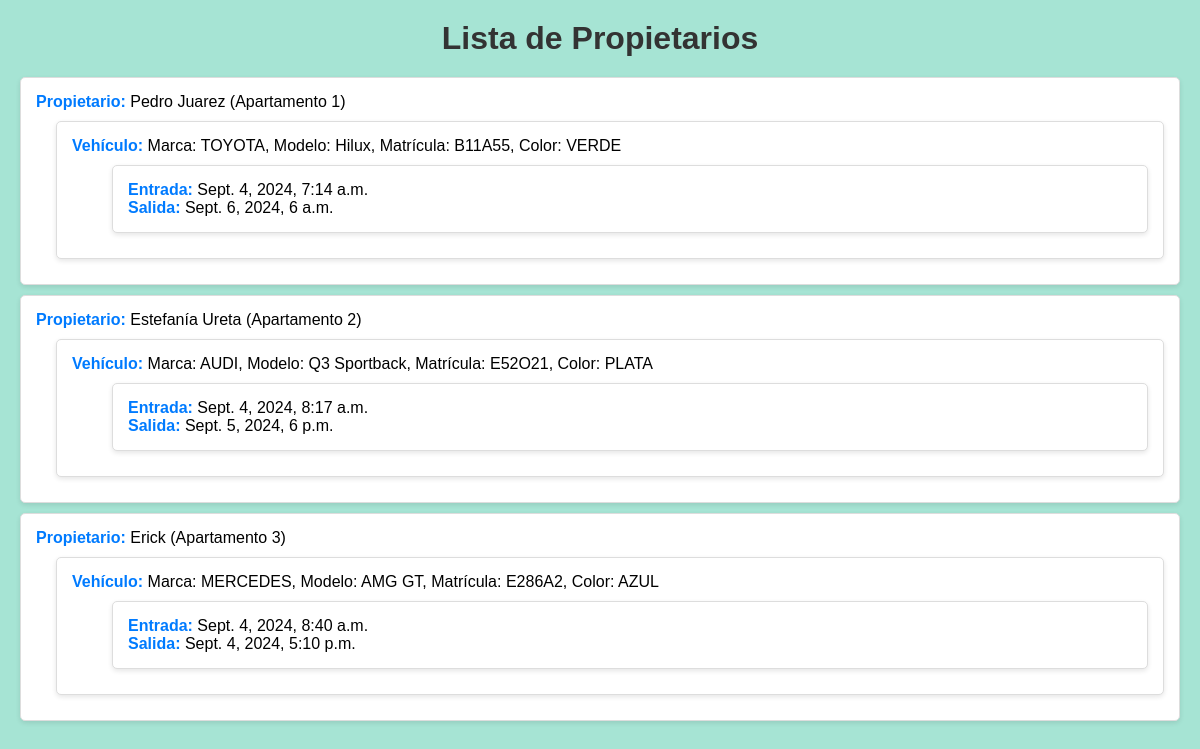
The app's page /lista/ with its own data.
### gestor/models.py (models this page shows, shortened)
class Propietario(models.Model):
    nombre = models.CharField(max_length=50)
    numero_apartamento = models.CharField(max_length=3)
    telefono = models.CharField(max_length=9)
    email = models.EmailField(unique=True)

class Vehiculo(models.Model):
    propietario = models.ForeignKey(Propietario, on_delete=models.CASCADE, related_name='vehiculos')
    matricula = models.CharField(max_length=6, unique=True)
    marca = models.CharField(max_length=25)
    modelo = models.CharField(max_length=25)
    color = models.CharField(max_length=25)

class Registro(models.Model):
    vehiculo = models.ForeignKey(Vehiculo, on_delete=models.CASCADE, related_name='registros')
    fecha_hora_entrada = models.DateTimeField(auto_now_add=True)
    fecha_hora_salida = models.DateTimeField(null=True, blank=True)

### gestor/views.py (the view)
# urls.py: path('lista/', views.lista_propietarios, name='lista_propietarios'),
def lista_propietarios(request):
    propietarios = Propietario.objects.prefetch_related(
        'vehiculos__registros'
    )
    return render(request, 'lista_propietarios.html', {'propietarios': propietarios})

### gestor/templates/lista_propietarios.html (shortened to what this page needs)
{% load static %}
<html>
<head>
    <link rel="stylesheet" type="text/css" href="{% static 'css/styles.css' %}">
</head>
<body>
    <h1>Lista de Propietarios</h1>
    {% if propietarios %}
    <ul>
        {% for propietario in propietarios %}
            <li>
                <strong>Propietario:</strong> {{ propietario.nombre }} (Apartamento {{ propietario.numero_apartamento }})
                <ul>
                    {% if propietario.vehiculos.exists %}
                        {% for vehiculo in propietario.vehiculos.all %}
                            <li>
                                <strong>Vehículo:</strong>
                                Marca: {{ vehiculo.marca }},
                                Modelo: {{ vehiculo.modelo }},
                                Matrícula: {{ vehiculo.matricula }},
                                Color: {{ vehiculo.color }}
                                <ul>
                                    {% if vehiculo.registros.exists %}
                                        {% for registro in vehiculo.registros.all %}
                                            <li>
                                                <strong>Entrada:</strong> {{ registro.fecha_hora_entrada }}<br>
                                                <strong>Salida:</strong> {{ registro.fecha_hora_salida|default:"No registrado" }}
                                            </li>
                                        {% endfor %}
                                    {% else %}
                                        <li><em>No hay registros de entrada/salida para este vehículo</em></li>
                                    {% endif %}
                                </ul>
                            </li>
                        {% endfor %}
                    {% else %}
                        <li><em>Este propietario no tiene vehículos registrados</em></li>
                    {% endif %}
                </ul>
            </li>
        {% endfor %}
    </ul>
    {% else %}
    <p><em>No hay propietarios registrados</em></p>
    {% endif %}
</body>
</html>

### gestor/static/css/styles.css (style rules this page uses)
body { font-family: Arial, sans-serif; background-color: #a6e4d4; margin: 0; padding: 20px; }
h1 { color: #333; text-align: center; margin-bottom: 20px; }
ul { list-style-type: none; padding: 0; }
li { background-color: #fff; margin: 10px 0; padding: 15px; border: 1px solid #ddd; border-radius: 5px; box-shadow: 0 2px 5px rgba(0, 0, 0, 0.1); }
li > strong { color: #007BFF; }
ul ul { margin-left: 20px; }
ul ul ul { margin-left: 40px; }

### records on screen
Propietario: nombre "Pedro Juarez", numero_apartamento "1"
Vehiculo: marca "TOYOTA", modelo "Hilux", matricula "B11A55", color "VERDE"
Registro: fecha_hora_entrada "Sept. 4, 2024, 7:14 a.m.", fecha_hora_salida "Sept. 6, 2024, 6 a.m."
Propietario: nombre "Estefanía Ureta", numero_apartamento "2"
Vehiculo: marca "AUDI", modelo "Q3 Sportback", matricula "E52O21", color "PLATA"
Registro: fecha_hora_entrada "Sept. 4, 2024, 8:17 a.m.", fecha_hora_salida "Sept. 5, 2024, 6 p.m."
Propietario: nombre "Erick", numero_apartamento "3"
Vehiculo: marca "MERCEDES", modelo "AMG GT", matricula "E286A2", color "AZUL"
Registro: fecha_hora_entrada "Sept. 4, 2024, 8:40 a.m.", fecha_hora_salida "Sept. 4, 2024, 5:10 p.m."
